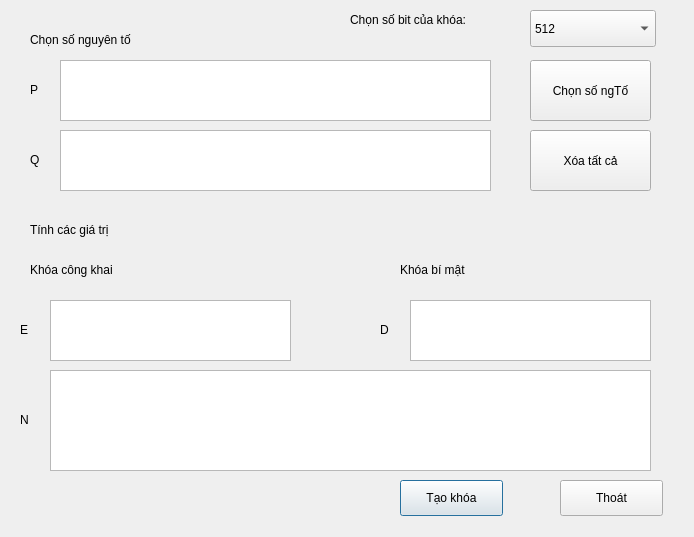
<?xml version="1.0" encoding="UTF-8"?>
<ui version="4.0">
 <class>Dialogt</class>
 <widget class="QDialog" name="Dialogt">
  <property name="geometry">
   <rect>
    <x>0</x>
    <y>0</y>
    <width>694</width>
    <height>537</height>
   </rect>
  </property>
  <property name="windowTitle">
   <string>Tạo khóa</string>
  </property>
  <widget class="QPushButton" name="pushButton_cancel">
   <property name="geometry">
    <rect>
     <x>400</x>
     <y>480</y>
     <width>103</width>
     <height>36</height>
    </rect>
   </property>
   <property name="text">
    <string>Tạo khóa</string>
   </property>
  </widget>
  <widget class="QPushButton" name="pushButton_deleteUI">
   <property name="geometry">
    <rect>
     <x>560</x>
     <y>480</y>
     <width>103</width>
     <height>36</height>
    </rect>
   </property>
   <property name="text">
    <string>Thoát</string>
   </property>
  </widget>
  <widget class="QLabel" name="label_chonSoNgTo">
   <property name="geometry">
    <rect>
     <x>30</x>
     <y>30</y>
     <width>131</width>
     <height>19</height>
    </rect>
   </property>
   <property name="text">
    <string>Chọn số nguyên tố</string>
   </property>
  </widget>
  <widget class="QLabel" name="label_P">
   <property name="geometry">
    <rect>
     <x>30</x>
     <y>80</y>
     <width>21</width>
     <height>19</height>
    </rect>
   </property>
   <property name="text">
    <string>P</string>
   </property>
  </widget>
  <widget class="QLabel" name="label_Q">
   <property name="geometry">
    <rect>
     <x>30</x>
     <y>150</y>
     <width>21</width>
     <height>19</height>
    </rect>
   </property>
   <property name="text">
    <string>Q</string>
   </property>
  </widget>
  <widget class="QTextBrowser" name="textBrowser_P">
   <property name="geometry">
    <rect>
     <x>60</x>
     <y>60</y>
     <width>431</width>
     <height>61</height>
    </rect>
   </property>
  </widget>
  <widget class="QTextBrowser" name="textBrowser_Q">
   <property name="geometry">
    <rect>
     <x>60</x>
     <y>130</y>
     <width>431</width>
     <height>61</height>
    </rect>
   </property>
  </widget>
  <widget class="QPushButton" name="pushButton_chonSoNgTo">
   <property name="geometry">
    <rect>
     <x>530</x>
     <y>60</y>
     <width>121</width>
     <height>61</height>
    </rect>
   </property>
   <property name="text">
    <string>Chọn số ngTố</string>
   </property>
  </widget>
  <widget class="QPushButton" name="pushButton_xoaAll">
   <property name="geometry">
    <rect>
     <x>530</x>
     <y>130</y>
     <width>121</width>
     <height>61</height>
    </rect>
   </property>
   <property name="text">
    <string>Xóa tất cả</string>
   </property>
  </widget>
  <widget class="QLabel" name="label_chonSoNgTo_2">
   <property name="geometry">
    <rect>
     <x>30</x>
     <y>220</y>
     <width>131</width>
     <height>19</height>
    </rect>
   </property>
   <property name="text">
    <string>Tính các giá trị</string>
   </property>
  </widget>
  <widget class="QLabel" name="label_chonSoNgTo_3">
   <property name="geometry">
    <rect>
     <x>30</x>
     <y>260</y>
     <width>131</width>
     <height>19</height>
    </rect>
   </property>
   <property name="text">
    <string>Khóa công khai</string>
   </property>
  </widget>
  <widget class="QLabel" name="label_chonSoNgTo_4">
   <property name="geometry">
    <rect>
     <x>400</x>
     <y>260</y>
     <width>131</width>
     <height>19</height>
    </rect>
   </property>
   <property name="text">
    <string>Khóa bí mật</string>
   </property>
  </widget>
  <widget class="QTextBrowser" name="textBrowser_e">
   <property name="geometry">
    <rect>
     <x>50</x>
     <y>300</y>
     <width>241</width>
     <height>61</height>
    </rect>
   </property>
  </widget>
  <widget class="QTextBrowser" name="textBrowser_d">
   <property name="geometry">
    <rect>
     <x>410</x>
     <y>300</y>
     <width>241</width>
     <height>61</height>
    </rect>
   </property>
  </widget>
  <widget class="QTextBrowser" name="textBrowser_n">
   <property name="geometry">
    <rect>
     <x>50</x>
     <y>370</y>
     <width>601</width>
     <height>101</height>
    </rect>
   </property>
  </widget>
  <widget class="QComboBox" name="comboBox_bitKhoa">
   <property name="geometry">
    <rect>
     <x>530</x>
     <y>10</y>
     <width>126</width>
     <height>37</height>
    </rect>
   </property>
   <item>
    <property name="text">
     <string>512</string>
    </property>
   </item>
   <item>
    <property name="text">
     <string>1024</string>
    </property>
   </item>
   <item>
    <property name="text">
     <string>2048</string>
    </property>
   </item>
   <item>
    <property name="text">
     <string>4096</string>
    </property>
   </item>
  </widget>
  <widget class="QLabel" name="label_chonBitKhoa">
   <property name="geometry">
    <rect>
     <x>350</x>
     <y>10</y>
     <width>151</width>
     <height>20</height>
    </rect>
   </property>
   <property name="text">
    <string>Chọn số bit của khóa:</string>
   </property>
  </widget>
  <widget class="QLabel" name="label_P_2">
   <property name="geometry">
    <rect>
     <x>20</x>
     <y>320</y>
     <width>21</width>
     <height>19</height>
    </rect>
   </property>
   <property name="text">
    <string>E</string>
   </property>
  </widget>
  <widget class="QLabel" name="label_P_3">
   <property name="geometry">
    <rect>
     <x>20</x>
     <y>410</y>
     <width>21</width>
     <height>19</height>
    </rect>
   </property>
   <property name="text">
    <string>N</string>
   </property>
  </widget>
  <widget class="QLabel" name="label_P_4">
   <property name="geometry">
    <rect>
     <x>380</x>
     <y>320</y>
     <width>21</width>
     <height>19</height>
    </rect>
   </property>
   <property name="text">
    <string>D</string>
   </property>
  </widget>
 </widget>
 <resources/>
 <connections/>
</ui>
